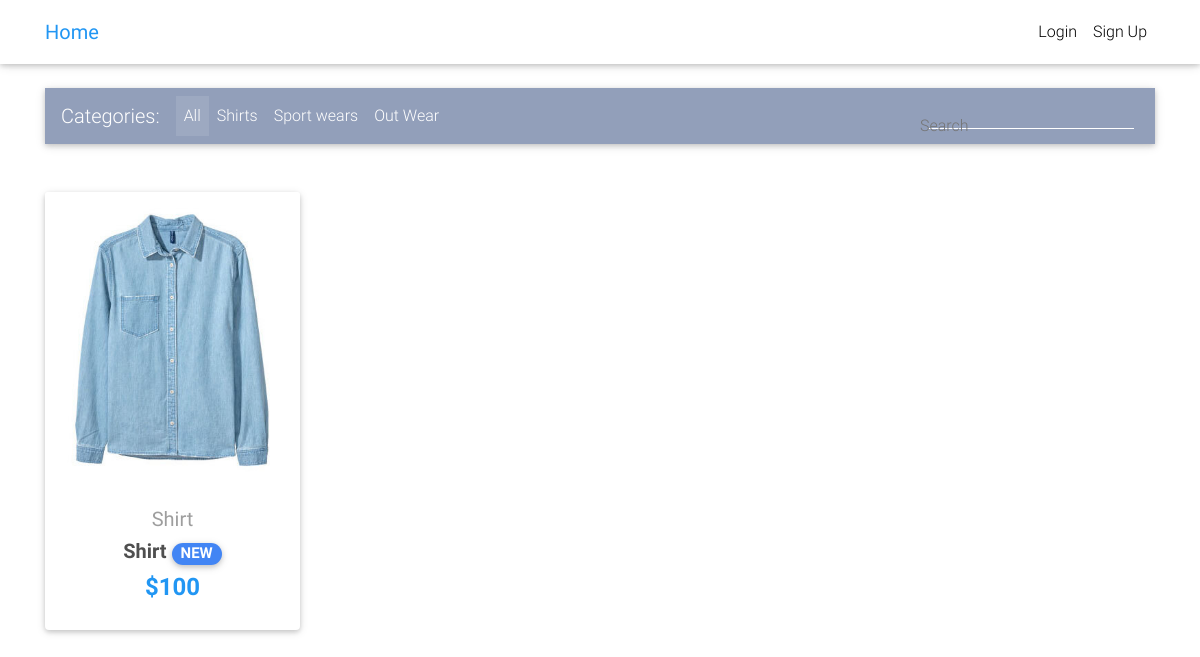
The page / on the database its author committed.
### core/models.py (models this page shows, shortened)
class Items(models.Model):
    title = models.CharField(max_length=100)
    img = models.ImageField(blank=True,null=True,upload_to='items_img/')
    categories= models.CharField(choices=CATEGORIES_CHOICES,max_length=2)
    label= models.CharField(choices=LABEL_CHOICES,max_length=1,blank=True,null=True)
    price = models.IntegerField()
    discount_price = models.IntegerField(null=True,blank=True)
    description = models.CharField(max_length=1000,null=True,blank=True)
    slug = models.SlugField()
    def get_abs_url(self):
        return reverse("core:product",kwargs={
            'slug':self.slug
        })

### core/views.py (the view)
# urls.py: path('',HomeView.as_view(),name='home'),
class  HomeView(ListView):
    paginate_by = 4
    template_name = "home-page.html"
    model = Items
    def get_context_data(self,*args,**kwargs):
        context = super().get_context_data(**kwargs)
        context['filter'] = ItemsFilter(self.request.GET,queryset=self.get_queryset())
        return context

### templates/home-page.html (shortened to what this page needs)
{% extends '_base.html' %}
{% block contents%}
  <main>
    <div class="container">
      <nav class="navbar navbar-expand-lg navbar-dark mdb-color lighten-3 mt-3 mb-5">
        <span class="navbar-brand">Categories:</span>
        <div class="collapse navbar-collapse" id="basicExampleNav">
          <ul class="navbar-nav mr-auto">
            <li class="nav-item active">
              <a class="nav-link" href="#">All
              </a>
            </li>
            <li class="nav-item">
              <a class="nav-link" href="#">Shirts</a>
            </li>
            <li class="nav-item">
              <a class="nav-link" href="#">Sport wears</a>
            </li>
            <li class="nav-item">
              <a class="nav-link" href=""> Out Wear</a>
            </li>
          </ul>
          <form class="form-inline" method="GET">
            <div class="md-form my-0">
              <form action="" method="post">
                {{filter.form.title}}
                <label for="">Search</label>
              </form>
            </div>
          </form>
        </div>
      </nav>
      <section class="text-center mb-4">
        <div class="row wow fadeIn">
        {% for item in filter.qs %}
          <div class="col-lg-3 col-md-6 mb-4">
            <div class="card">
              <div class="view overlay">
                <img src="{{ item.img.url }}" class="card-img-top"
                  alt="">
              </div>
              <div class="card-body text-center">
                <a href="" class="grey-text">
                  <h5>{{ item.get_categories_display }}</h5>
                </a>
                <h5>
                  <strong>
                    <a href="{{ item.get_abs_url }}" class="dark-grey-text">{{ item.title }}
                      <span class="badge badge-pill {{item.get_label_display}}-color">NEW</span>
                    </a>
                  </strong>
                </h5>
                <h4 class="font-weight-bold blue-text">
                  {% if item.discount_price %}
                    <strong>${{ item.discount_price }}</strong>
                  {% else %}
                    <strong>${{ item.price }}</strong>
                  {% endif %}
                </h4>
              </div>
            </div>
          </div>
        {% endfor %}
        </div>
      </section>
    </div>
  </main>
{% endblock %}

### templates/_base.html (style rules this page uses)
html, body, header, .carousel { height: 60vh; }

### rows shown on the page
Items: img (picture), categories "Shirt", title "Shirt", discount_price "100"
